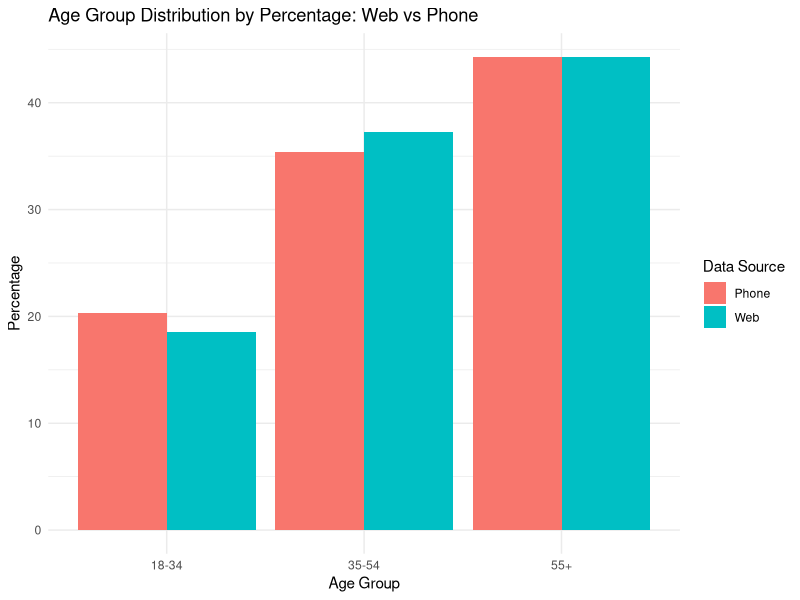

This chart was generated by the following R code:
## ---- chunk 1
#| include: false
#| warning: false
#| message: false

# Loading packages

library(tidyverse)
library(ggplot2)
library (dplyr)
library(knitr)
library(kableExtra)
## ---- chunk 2
#| include: false
#| warning: false
#| message: false

# Fetching the data

phone_data <- read_csv("ces_phone.csv")
web_data <- read_csv("ces_web.csv")
## ---- chunk 3
#| include: false
#| warning: false
#| message: false


phone_data <- 
  phone_data |>
  mutate(
    age_group = 
      case_when(
        age < 35 ~ "18-34",
        age < 55 ~ "35-54",
        age < 100 ~ "55+"
      ),
    age_group = factor(age_group, levels = c("18-34", "35-54", "55+"))
  )


web_data <- 
  web_data |>
  mutate(
    age_group = 
      case_when(
        cps19_yob < 35 ~ "18-34",
        cps19_yob < 55 ~ "35-54",
        cps19_yob < 100 ~ "55+"
      ),
    age_group = factor(age_group, levels = c("18-34", "35-54", "55+"))
  )


combined_data <- bind_rows(
  phone_data |> mutate(source = "Phone"),
  web_data |> mutate(source = "Web")
) |>
  group_by(source, age_group) |>
  summarise(count = n(), .groups = "drop") |>
  group_by(source) |>
  mutate(percentage = count / sum(count) * 100) |>
  filter(!is.na(age_group))

## ---- chunk 4
#| label: fig-1
#| fig-cap: "A comparison of the number of people interviewed by phone or web across different age groups"
#| warning: false
#| message: false
#| echo: false


ggplot(combined_data, aes(x = age_group, y = percentage, fill = source)) +
  geom_bar(stat = "identity", position = "dodge") +
  labs(
    title = "Age Group Distribution by Percentage: Web vs Phone",
    x = "Age Group",
    y = "Percentage",
    fill = "Data Source"
  ) +
  theme_minimal()

## ---- chunk 5
#| include: false
#| warning: false
#| message: false


phone_data$voted_or_not <- ifelse(phone_data$q10 %in% c(1, 2, 5), 1, 0)

web_data <- web_data |>
  filter(!cps19_v_likely %in% c(5,6))

web_data$voted_or_not <- ifelse(web_data$cps19_v_likely %in% c(1, 2, 7), 1, 0)
 
phone_data_voted <- length(phone_data$voted_or_not[phone_data$voted_or_not == 1])/ length(phone_data$voted_or_not)

web_data_voted <- length(web_data$voted_or_not[web_data$voted_or_not == 1])/ length(web_data$voted_or_not)

phone_data_voted <- round(phone_data_voted, 3)
## ---- chunk 6
#| include: false
#| warning: false
#| message: false


# Confidence interval for phone data

s_e_1 <- sqrt((phone_data_voted* (1-phone_data_voted))/length(phone_data$voted_or_not))

p_1 <- 0.975

df_1 <- length(phone_data$voted_or_not) -1

c_v_1 <- qnorm(p_1)

m_e_1 <- c_v_1 * s_e_1

# Upper Limit and lower limit

upper_limit_1 <- phone_data_voted + m_e_1

lower_limit_1 <- phone_data_voted - m_e_1

# Confidence interval for web data

s_e_2 <- sqrt((web_data_voted* (1-web_data_voted))/length(web_data$voted_or_not))

p_2 <- 0.975

df_2 <- length(web_data$voted_or_not) -1

c_v_2 <- qnorm(p_2)

m_e_2 <- c_v_2 * s_e_2

# Upper Limit and lower limit

upper_limit_2 <- web_data_voted + m_e_2

lower_limit_2 <- web_data_voted - m_e_2

# Creating a data frame

survey_type <- c("Phone Survey", "Web Survey")
proportions <- round(c(phone_data_voted, web_data_voted),3)
lower_bound <- c(lower_limit_1, lower_limit_2)
upperbound <- c(upper_limit_1, upper_limit_2)

c_i <- sprintf("(%0.3f, %0.3f)", lower_bound, upperbound)

table <- data.frame(
  "Outcome Variable" = survey_type,
  "Proportions" = proportions,
  "95% Confidence" = c_i
)



## ---- chunk 7
#| label: tbl-2
#| tbl-cap: "95% Confidence Interval showing who likely have voted or is certain to vote in the 2019 elections"
#| warning: false
#| message: false
#| echo: false


colnames(table) <- c("Outcome Variable" , "Proportions", "95% Confidence Interval")
table |>
  kable() |>
  kable_styling(latex_options = c("striped"), font_size = 12, position = "center")
